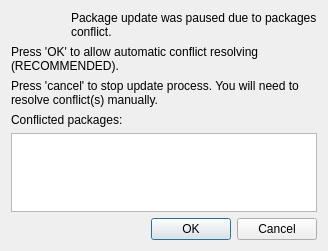
<?xml version="1.0" encoding="UTF-8"?>
<ui version="4.0">
 <class>DialogConflict</class>
 <widget class="QDialog" name="DialogConflict">
  <property name="geometry">
   <rect>
    <x>0</x>
    <y>0</y>
    <width>328</width>
    <height>251</height>
   </rect>
  </property>
  <property name="windowTitle">
   <string>Package conflict</string>
  </property>
  <property name="modal">
   <bool>true</bool>
  </property>
  <layout class="QVBoxLayout" name="verticalLayout">
   <item>
    <layout class="QHBoxLayout" name="horizontalLayout">
     <item>
      <widget class="QLabel" name="errorPict">
       <property name="text">
        <string/>
       </property>
       <property name="pixmap">
        <pixmap resource="../res.qrc">:/images/pkgerror.png</pixmap>
       </property>
      </widget>
     </item>
     <item>
      <widget class="QLabel" name="label">
       <property name="text">
        <string>Package update was paused due to packages conflict.</string>
       </property>
       <property name="wordWrap">
        <bool>true</bool>
       </property>
      </widget>
     </item>
    </layout>
   </item>
   <item>
    <widget class="QLabel" name="label_2">
     <property name="text">
      <string>Press 'OK' to allow automatic conflict resolving (RECOMMENDED).</string>
     </property>
     <property name="wordWrap">
      <bool>true</bool>
     </property>
    </widget>
   </item>
   <item>
    <widget class="QLabel" name="label_3">
     <property name="text">
      <string>Press 'cancel' to stop update process. You will need to resolve conflict(s) manually.</string>
     </property>
     <property name="wordWrap">
      <bool>true</bool>
     </property>
    </widget>
   </item>
   <item>
    <widget class="QLabel" name="label_4">
     <property name="text">
      <string>Conflicted packages:</string>
     </property>
    </widget>
   </item>
   <item>
    <widget class="QTextEdit" name="conflictList">
     <property name="readOnly">
      <bool>true</bool>
     </property>
    </widget>
   </item>
   <item>
    <widget class="QDialogButtonBox" name="buttonBox">
     <property name="orientation">
      <enum>Qt::Horizontal</enum>
     </property>
     <property name="standardButtons">
      <set>QDialogButtonBox::Cancel|QDialogButtonBox::Ok</set>
     </property>
    </widget>
   </item>
  </layout>
 </widget>
 <resources>
  <include location="../res.qrc"/>
  <include location="res.qrc"/>
 </resources>
 <connections>
  <connection>
   <sender>buttonBox</sender>
   <signal>accepted()</signal>
   <receiver>DialogConflict</receiver>
   <slot>accept()</slot>
   <hints>
    <hint type="sourcelabel">
     <x>248</x>
     <y>254</y>
    </hint>
    <hint type="destinationlabel">
     <x>157</x>
     <y>274</y>
    </hint>
   </hints>
  </connection>
  <connection>
   <sender>buttonBox</sender>
   <signal>rejected()</signal>
   <receiver>DialogConflict</receiver>
   <slot>reject()</slot>
   <hints>
    <hint type="sourcelabel">
     <x>316</x>
     <y>260</y>
    </hint>
    <hint type="destinationlabel">
     <x>286</x>
     <y>274</y>
    </hint>
   </hints>
  </connection>
 </connections>
</ui>
